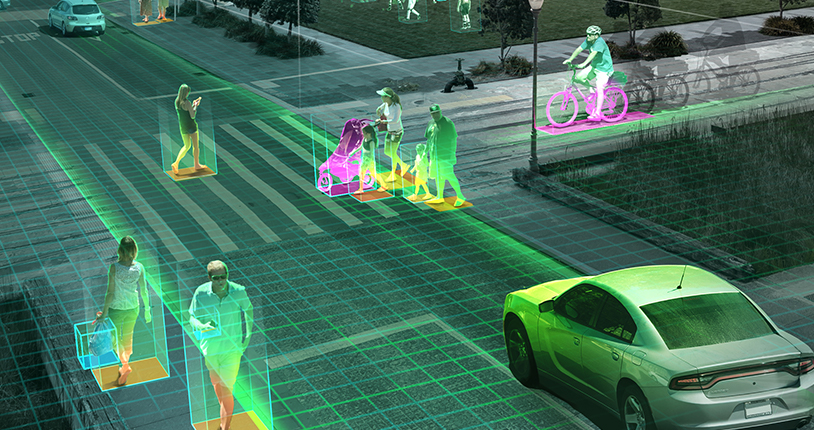
//> input picture tutorial/example.jpg, 814 x 430 px
$ ./image example.jpg   (built with g++ and OpenCV 4)
//> lines starting //> are read from the running program, lines starting //| are printed output that depends on the picture
#include<opencv2/core.hpp>
#include<opencv2/highgui.hpp>
#include<opencv2/xfeatures2d.hpp>
#include<opencv2/cudaimgproc.hpp>

#include<iostream>
#include<stdio.h>
#include<chrono>


using namespace cv;
using namespace std;
using namespace cv::cuda;
using namespace std::chrono;

int main(int argc, char** argv) {
	Mat image = imread(argv[1]);
//> image is the input picture: 430 rows x 814 cols, CV_8UC3; mean B, G, R 92.1, 111.5, 67.9
	//imshow("Image", image);
	//waitKey(0);


	Mat gray;

	cv::cvtColor(image, gray, COLOR_BGR2GRAY);
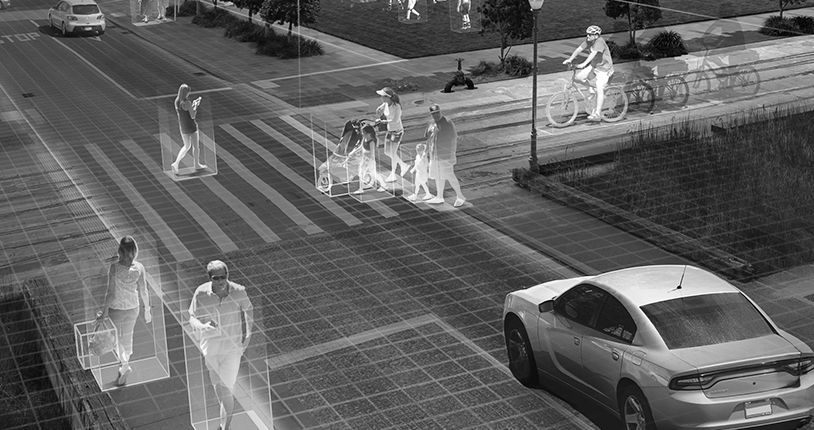
//> gray: 430 rows x 814 cols, CV_8UC1; min 0, max 255, mean 96.3

	Mat cpuDestination;

	auto startCPU = high_resolution_clock::now();
	Canny(gray, cpuDestination, 3.0, 100);
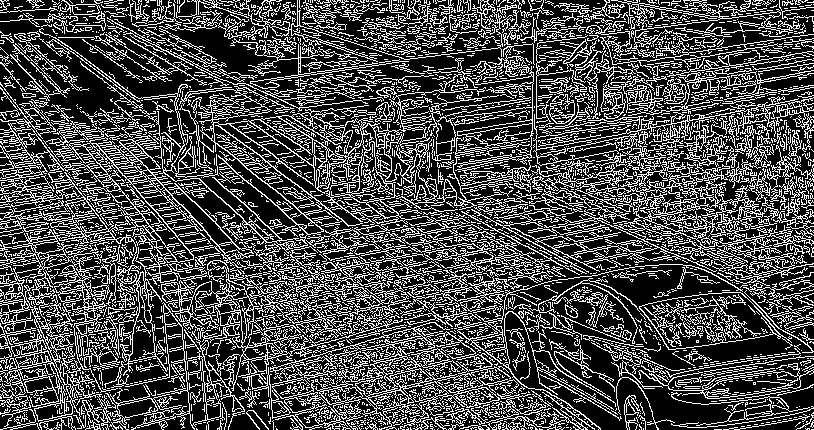
//> cpuDestination: 430 rows x 814 cols, CV_8UC1; 29.8% white in thin lines or dots
	auto endCPU = high_resolution_clock::now();
	duration<double> elapsed_CPU_second = endCPU - startCPU;
	//imshow("Canny out", cpuDestination);
	//waitKey(0);
	cout << "Finished detection on CPU within: " << elapsed_CPU_second.count() << "s\n";
	startCPU = high_resolution_clock::now();
	Canny(gray, cpuDestination, 3.0, 100);
	endCPU = high_resolution_clock::now();
	elapsed_CPU_second = endCPU - startCPU;
	cout << "Finished detection on CPU within: " << elapsed_CPU_second.count() << "s\n";


	// Upload the gray image to GPU. Can also called: source.upload(gray)
//> (the run ends here: the program stops with an error, at `GpuMat source(gray);`)
